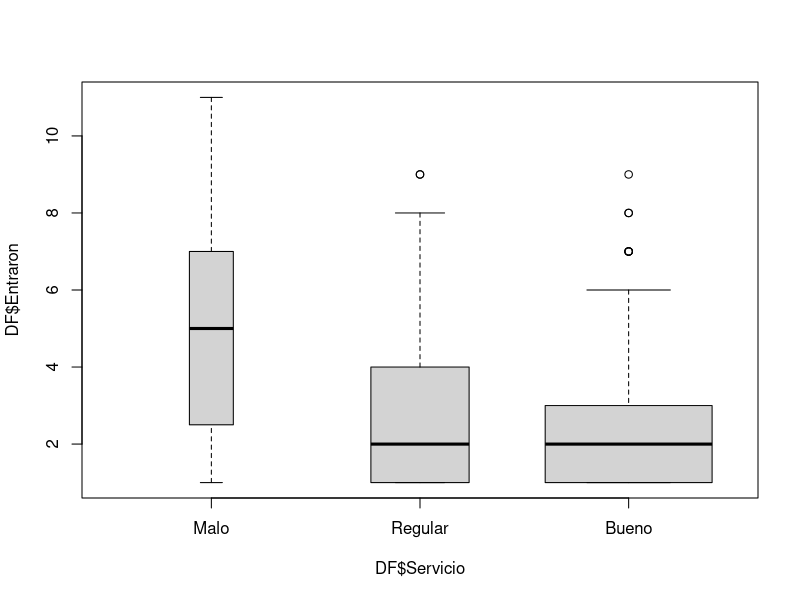
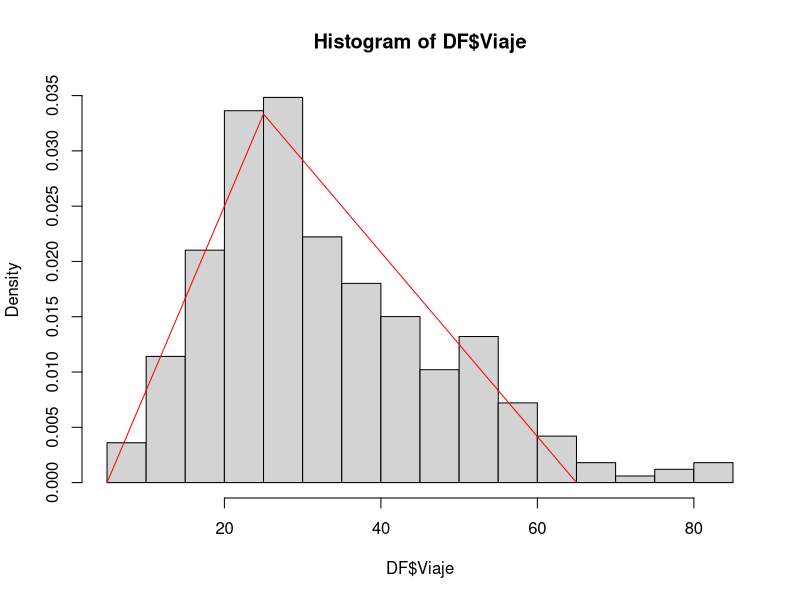
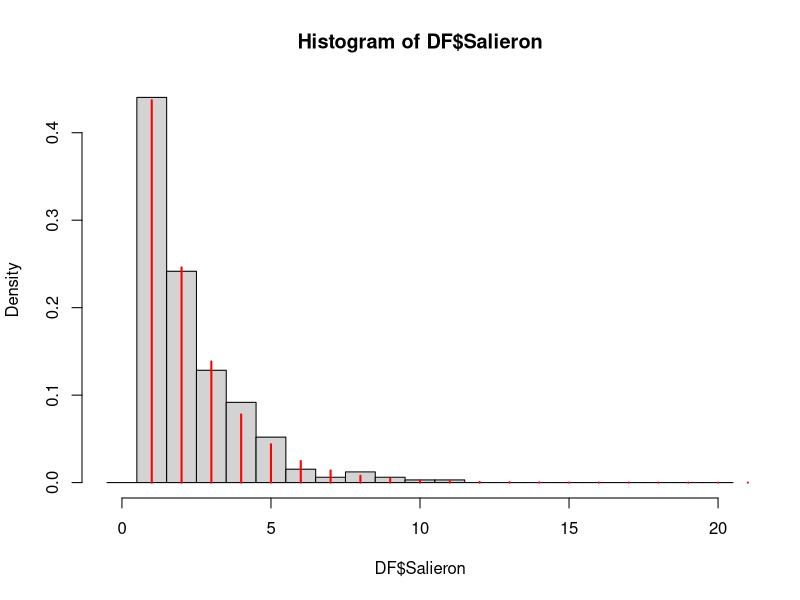
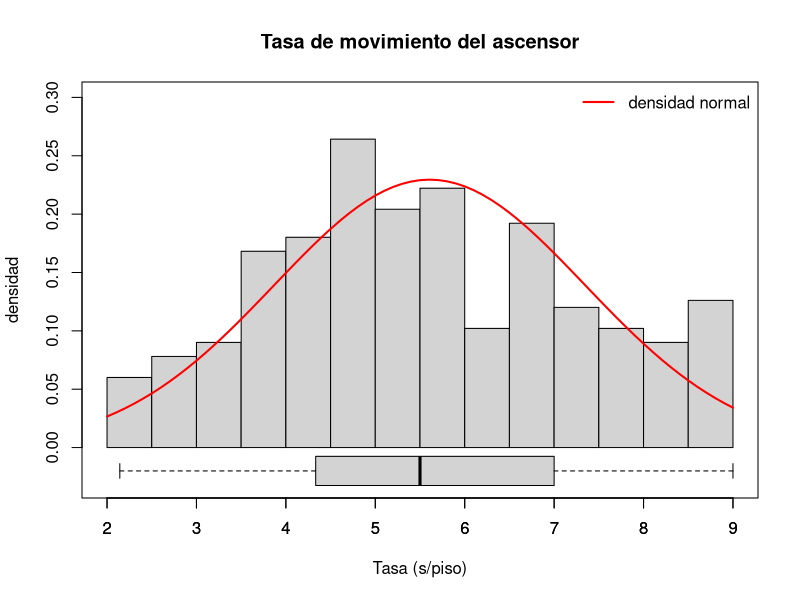

Recreate these plots in R, in order.
## ---- chunk 1
library(readr)
library(dplyr)
## ---- chunk 2
r <- function(x){
  round(x, digits = 2)
}
## ---- chunk 3
DF <- read_csv("L2C.csv")
DF
## ---- chunk 4
DF$Servicio <- factor(DF$Servicio, levels = c("Malo", "Regular", "Bueno"), ordered = TRUE)
#Convierte la columna Servicio en una variable (cualitatiuva) categórica ordenada, dejando explícito un orden, malo es peor que regular y regular con bueno y etc, etc.
## ---- chunk 5
table(DF$Ascensor, DF$Partida, DF$Llegada) # se obtienen x tablas tal como el tamaño de DF$Llegada (último parámetro de la función)

## ---- chunk 6
table(DF$Ascensor, DF$Llegada, useNA = "always")
## ---- chunk 7
table(DF$Partida, DF$Llegada, useNA = "always")
## ---- chunk 8
X <- DF$Ascensor %in% c("T1-A", "T1-B", "T1-C", "T1-D")
Y <- DF$Ascensor %in% c("T1-A", "T2-A")
U <- DF$Partida == 1
O <- DF$Llegada == 8

table(DF$Ascensor)
table(DF$Partida)
table(DF$Llegada)




## ---- chunk 9
sum(X)
sum(Y)
sum(U)
sum(O)
nrow(DF)
peX <- sum(X)/nrow(DF)
peY <- sum(Y)/nrow(DF)
peU <- sum(U)/nrow(DF)
peO <- sum(O)/nrow(DF)
sum(X&Y&U&O)
peXyYyUyO <- sum(X & Y & U & O)/nrow(DF)
sum((!X) & O)
penXyO <- sum((!X) & O)/nrow(DF)
sum((!U) & (!O))
penUynO <- sum((!U) & (!O))/nrow(DF)
sum((!(X & Y) | !(U & O)))
penXYonUO <- sum((!(X & Y) | !(U & O)))/nrow(DF)

table(DF$Ascensor, DF$Partida, DF$Llegada)
table(DF$Partida, DF$Llegada)
#Partida en filas, Llegada en columnas
## ---- chunk 10
table(DF$Ascensor)
## ---- chunk 11
table(DF$Entraron, DF$Servicio)
## ---- chunk 12
E <- (DF$Entraron > 5)
M <- (DF$Servicio == "Malo")

peE <- sum(E, na.rm = TRUE)/sum(!is.na(E))
peM <- sum(M, na.rm = TRUE)/sum(!is.na(M))

peEdM <- (sum(E & M, na.rm = TRUE)/sum(!is.na(E & M)))/peM

peYdnX <- sum(Y & (!X))/sum(!X)
peY
peYdnX

tXY <- ifelse(r(peYdnX) == r(peY), "independientes", "dependientes")
tEM <- ifelse(r(peEdM) == r(peE), "independientes", "dependientes")

## ---- chunk 13
boxplot(DF$Entraron ~ DF$Servicio, varwidth = TRUE)
## ---- chunk 14
ptMdE <- 0.35
ptRdE <- 0.37
ptBdE <- 0.28
ptMdnE <- 0.01
ptRdnE <- 0.35
ptBdnE <- 0.64
## ---- chunk 15
ptE <- 0.02
ptnE <- 1 - ptE
## ---- chunk 16
ptM <- (ptMdE*ptE + ptMdnE*ptnE)
ptM
## ---- chunk 17
ptEdM <- ptMdE*ptE/ptM
ptEdM
tExperto <- "ha planteado un escenario más pesimista que el que observamos"
#"ha planteado un escenario más optimista que el que observamos"
#"no sabe lo que dice"
#"sabe algo que nosotros no sabemos"
## ---- chunk 18
g <- function(x){
  ifelse(x <= 25, (x - 5)/20, (65 - x)/40)
}
## ---- chunk 19
k <- 1/integrate(g, 5, 65)$value
## ---- chunk 20
f <- function(x){
  ifelse(x <= 5 | x > 65, 0, k*g(x))
}
## ---- chunk 21
Xs <- seq(5, 65, by = 0.1)
hist(DF$Viaje, prob = TRUE, breaks = 20)
lines(Xs, f(Xs), col = "red")
## ---- chunk 22
#ptViaje30 <- integrate(function(x){f(x)}, 0, 30)$value
#ptViaje30
peViaje30 <- sum(DF$Viaje <= 30, na.rm = TRUE)/sum(!is.na(DF$Viaje))
peViaje30
EtViaje <- integrate(function(x){x*f(x)}, 5, 65)$value
EtViaje
EeViaje <- mean(DF$Viaje)
EeViaje
tdens <- "la densidad propuesta no es apropiada"
#"la densidad propuesta es apropiada"
#"la densidad propuesta es la mejor y la más óptima"
#"la densidad propuesta es normal"
## ---- chunk 23
viaje_menos30<-filter(DF, Viaje <=30)
viaje_menos30
nrow(viaje_menos30)
sum(!is.na(DF$Viaje))
Prob<- nrow(viaje_menos30) /sum(!is.na(DF$Viaje))
Prob
  
## ---- chunk 24
mean(DF$Viaje)
## ---- chunk 25
Bs <- (0:21) - 0.5 
pegeom <- 1/mean(DF$Salieron, na.rm = TRUE)
sd(DF$Salieron, na.rm = TRUE)
sqrt((1-pegeom)/pegeom^2)
hist(DF$Salieron, breaks = Bs, prob = TRUE)
lines(1:21, dgeom(0:20, pegeom), type = "h", col = "red", lwd = 2)
tajuste <- "el ajuste es bueno"
#"el ajuste es malo"
tapesar <- "a pesar que no podemos describir el ensayo bernoulli"
#"gracias a que conocemos los ensayos bernoulli"
#"debido a que la desviación estándar da bien"
#"debido al número de personas que salieron"
## ---- chunk 26
DF$Pisos <- DF$Llegada - DF$Partida
DF$Tasa <- DF$Viaje/abs(DF$Pisos)
hist(DF$Tasa
     , prob = TRUE
     , ylim = c(-0.03, 0.30)
     , main = "Tasa de movimiento del ascensor"
     , xlab = "Tasa (s/piso)"
     , ylab = "densidad"
     )
boxplot(DF$Tasa
        , horizontal = TRUE
        , add = TRUE
        , at = -0.02
        , boxwex = 0.05
        )
Xs <- seq(min(floor(DF$Tasa)), max(ceiling(DF$Tasa)), by = 0.1)
lines(Xs
      , dnorm(Xs, mean(DF$Tasa), sd(DF$Tasa))
      , lwd = 2
      , col = "red"
      )
legend("topright"
       , legend = "densidad normal"
       , lwd = 2
       , col = "red"
       , bty = "n"
       )
## ---- chunk 27
r(sum(DF$Tasa < 5.5)/nrow(DF))
r((1 - (pnorm(9, mean(DF$Tasa), sd(DF$Tasa)) - pnorm(2, mean(DF$Tasa), sd(DF$Tasa))))*nrow(DF))
